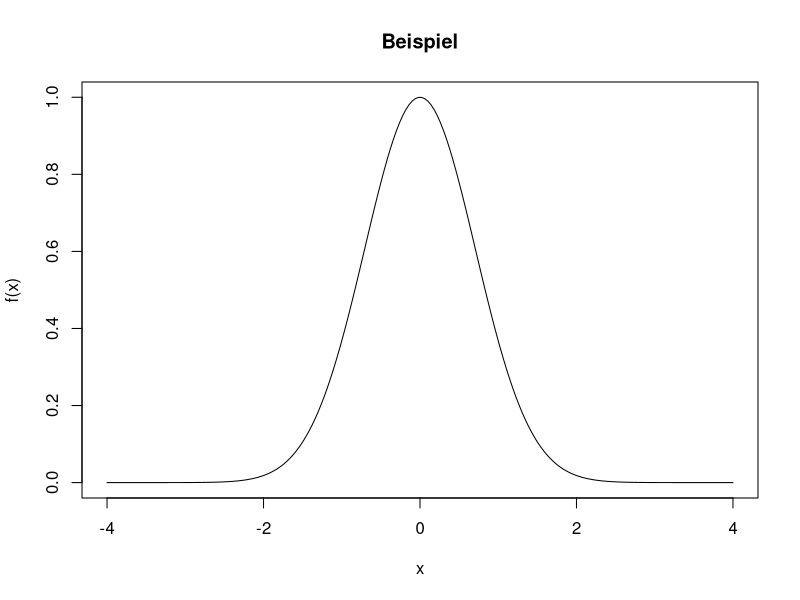
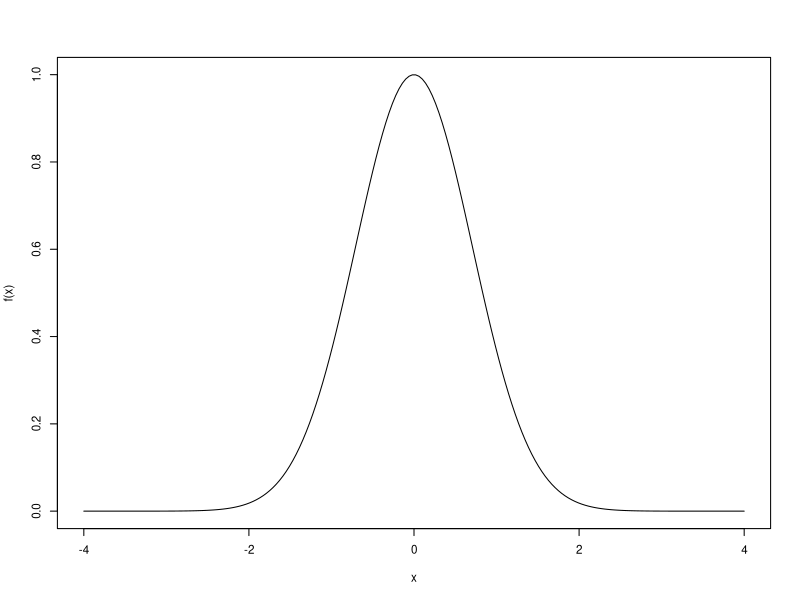
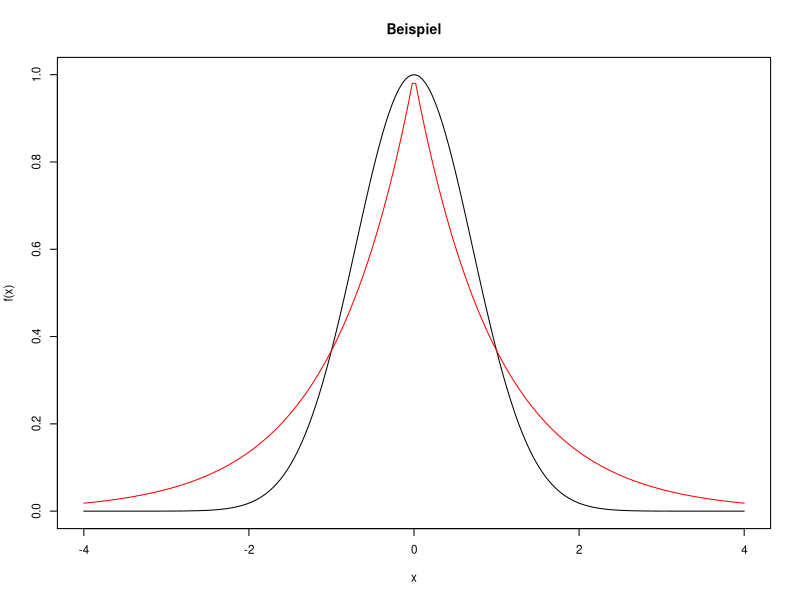
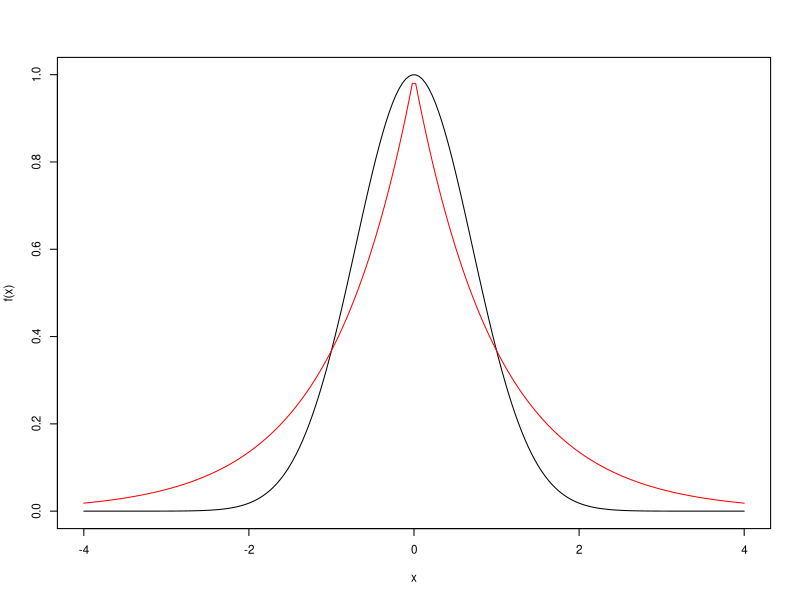
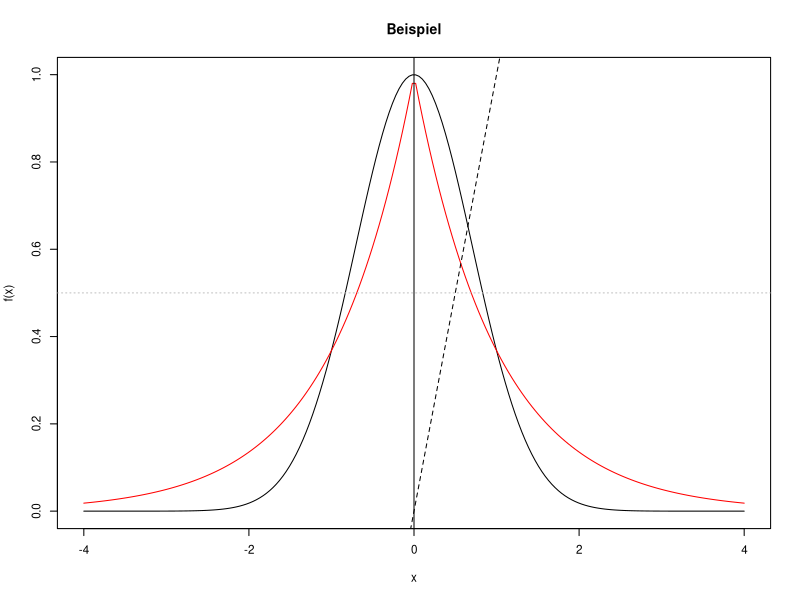
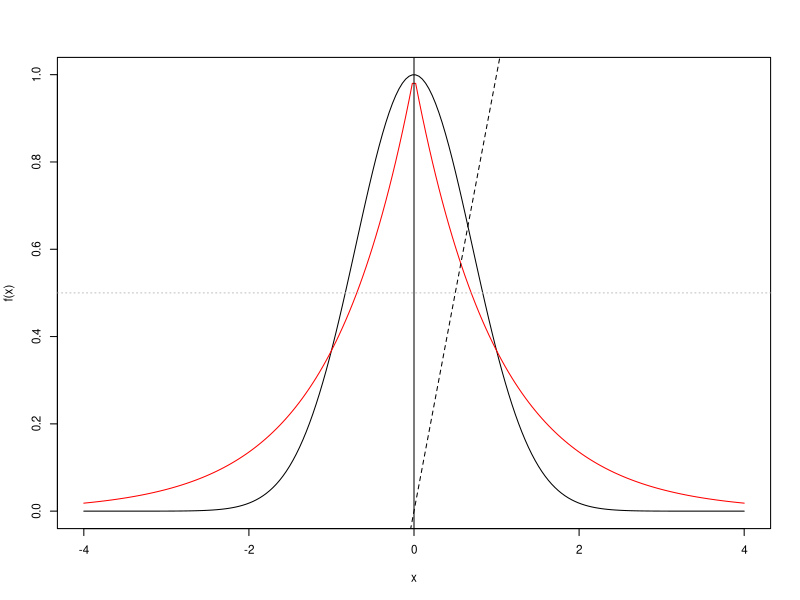
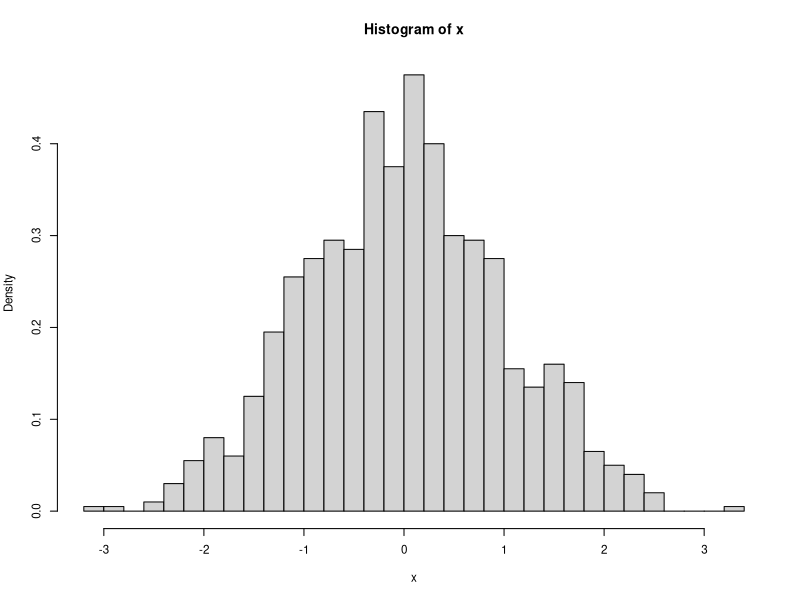
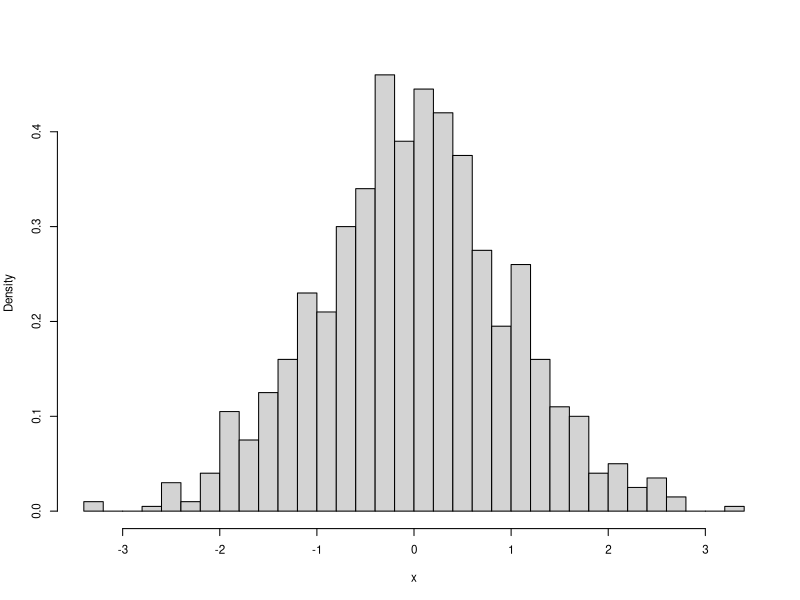

Generate these figures, in order, with R:
## ---- chunk 1
x <- c(8, 0, -5, 3, 1)
## ---- chunk 2
print(x)
## ---- chunk 3
x
## ---- chunk 4
a <- c(1, 3, 5)
b <- c(2, 4, 6)
x <- c(a, b)
x
## ---- chunk 5
x <- seq(from=1, to=2, length=11)
## ---- chunk 6
x
## ---- chunk 7
y <- seq(from=0, to=100, by=5)
y
## ---- chunk 8
1:20
## ---- chunk 9
x <- seq(from=0, to=20, length=100)
## ---- chunk 10
x <- seq(0, 20, length=100)
## ---- chunk 11
x <- rep(0, 7)
## ---- chunk 12
x
## ---- chunk 13
y <- rep(9, 4)
## ---- chunk 14
x <- rep(0:4, times=3)
x
## ---- chunk 15
y <- rep(0:4, each=3)
y
## ---- chunk 16
x <- c(6, 1, 2, -3, 0, 0, 4)
x[3]
## ---- chunk 17
a <- c(1,1,3,7)
x[a]
## ---- chunk 18
x[1:3]
## ---- chunk 19
x[-6]
## ---- chunk 20
x <- c(1, 9, 8, -1, 10, 5, 6, -3, 4)
## ---- chunk 21
b <- (x < 0)
## ---- chunk 22
print(b)
## ---- chunk 23
y <- x[b]
y
## ---- chunk 24
y <- x[x < 0]
y
## ---- chunk 25
x <- c(1, 9, 8, -1, 10, 5, 6, -3, 4)
## ---- chunk 26
sum(x < 0)
## ---- chunk 27
mean(x < 0)
## ---- chunk 28
n <- 8
for(i in 1:n){
  print(i^2)
}
## ---- chunk 29
x <- c(6, 1, 2, -3, 0, 0, 4)
S <- 0
for(i in 1:length(x)){
  S <- S + x[i]^2
}
print(S)
## ---- chunk 30
n <- 10
x <- rep(0,n)
for(i in 1:n){
  x[i] <- i*(i+1)
}
print(x)
## ---- chunk 31
x <- c(6, 1, 2, -3, 0, 0, 4)
j <- 1
S <- 0
while(j <= length(x)){
  S <- S + x[j]^2
  j <- j+1
}
print(S)
## ---- chunk 32
repeat{
  x <- rnorm(n=100)
  if(max(x) >= 4){
    break
  }
}
print(max(x))
## ---- chunk 33
pnorm(8, 10, 3)
## ---- chunk 34
pnorm(q=8, mean=10, sd=3)
## ---- chunk 35
pnorm(sd=3, q=8, mean=10)
## ---- chunk 36
pnorm(8, mean=10, sd=3)
## ---- chunk 37
pnorm(2)
## ---- chunk 38
x <- seq(from=-4, to=4, length=200)
f <- exp(-x^2)
plot(x, f, type="l", main="Beispiel", xlab="x", ylab="f(x)")
## ---- chunk 39
#| echo: FALSE
#| fig-cap: "Beispiel"
par(cex=0.7)
x <- seq(from=-4, to=4, length=200)
f <- exp(-x^2)
plot(x, f, type="l", main="", xlab="x", ylab="f(x)")
## ---- chunk 40
x <- seq(from=-4, to=4, length=200)
f <- exp(-x^2)
g <- exp(-abs(x))

plot(x, f, type="l", main="Beispiel", xlab="x", ylab="f(x)")
lines(x,g, col="red")
## ---- chunk 41
#| echo: FALSE
#| fig-cap: "Beispiel"
par(cex=0.7)
x <- seq(from=-4, to=4, length=200)
f <- exp(-x^2)
g <- exp(-abs(x))

plot(x, f, type="l", main="", xlab="x", ylab="f(x)")
lines(x,g, col="red")
## ---- chunk 42
x <- seq(from=-4, to=4, length=200)
f <- exp(-x^2)
g <- exp(-abs(x))

plot(x, f, type="l", main="Beispiel", xlab="x", ylab="f(x)")
lines(x,g, col="red")
abline(v=0)
abline(h=0.5, col="grey", lty="dotted")
abline(a=0, b=1, lty="dashed")
## ---- chunk 43
#| echo: FALSE
#| fig-cap: "Beispiel"
par(cex=0.7)
x <- seq(from=-4, to=4, length=200)
f <- exp(-x^2)
g <- exp(-abs(x))

plot(x, f, type="l", main="", xlab="x", ylab="f(x)")
lines(x,g, col="red")
abline(v=0)
abline(h=0.5, col="grey", lty="dotted")
abline(a=0, b=1, lty="dashed")
## ---- chunk 44
x <- rnorm(n=1000, mean=0, sd=1)
hist(x, breaks=40, probability=TRUE)
## ---- chunk 45
#| echo: FALSE
#| fig-cap: "Histogramm von x"
par(cex=0.7)
x <- rnorm(n=1000, mean=0, sd=1)
hist(x, breaks=40, probability=TRUE, main="")
